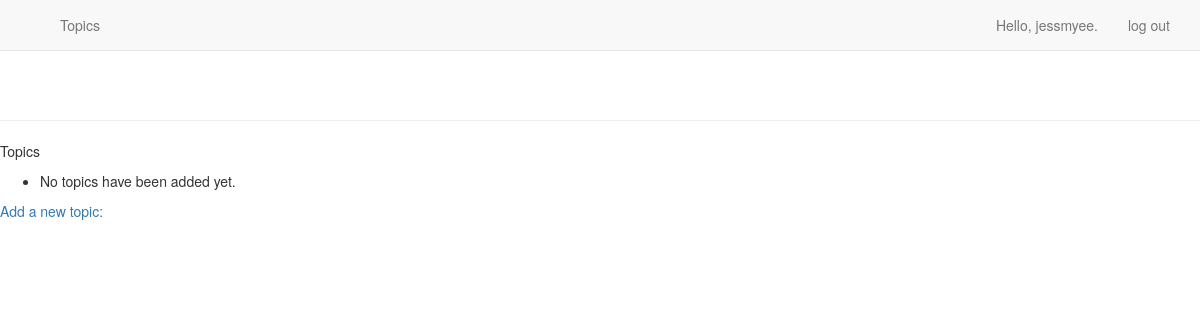
The app's page /topics/ (signed in), older data.
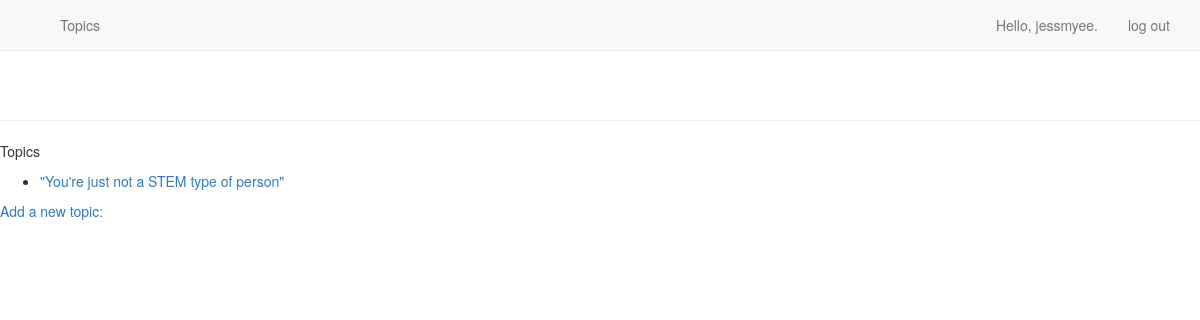
The same page, newer data.
### app_logs/models.py (models this page shows)
class Topic(models.Model):
    text = models.CharField(max_length=200)
    date_added = models.DateTimeField(auto_now_add=True)
    owner = models.ForeignKey(User, on_delete=models.CASCADE)
    def __str__(self):
        return self.text

### app_logs/views.py (the view)
# urls.py: path('topics/', views.topics, name='topics'),
@login_required
def topics(request):
    topics = Topic.objects.filter(owner=request.user).order_by('date_added')
    context = {'topics': topics}
    return render(request, 'app_logs/topics.html', context)

### app_logs/templates/app_logs/topics.html
{% extends "app_logs/base.html" %}
{% block content %}
    <p>Topics</p>
    <ul>
        {% for topic in topics %}
            <li>
                <a href="{% url 'app_logs:topic' topic.id %}"> {{ topic }}</a>
            </li>
        {% empty %}
            <li>No topics have been added yet.</li>
        {% endfor %}
    </ul>
    <a href= "{% url 'app_logs:new_topic' %}">Add a new topic:</a>
{% endblock content %}

### app_logs/templates/app_logs/base.html (shortened to what this page needs)
{% load bootstrap3 %}
<!DOCTYPE html>
<html lang="en">
    <head>
        {% bootstrap_css %}
    </head>
    <body>
        <nav class="navbar navbar-default navbar-static-top">
            <div class="container">
                <div class="navbar-header">
                    <a class="navbar-brand" href="{% url 'app_logs:index' %}">
                    </a>
                </div>
                <div id="navbar" class="navbar-collapse collapse">
                    <ul class="nav navbar-nav">
                        <li><a href="{% url 'app_logs:topics' %}">Topics</a></li>
                    </ul>
                    <ul class="nav navbar-nav navbar-right">
                        {% if user.is_authenticated %}
                            <li><a>Hello, {{ user.username }}.</a></li>
                            <li><a href="{% url 'app_users:logout' %}">log out</a></li>
                        {% else %}
                            <li><a href="{% url 'app_users:register' %}">register</a></li>
                            <li><a href="{% url 'app_users:login' %}">log in</a></li>
                        {% endif %}
                    </ul>
                </div>
            </div>
        </nav>
            <div class="page-header">
            </div>
            <div>
                {% block content %}{% endblock content %}
            </div>
    </body>
</html>

Row changes from the older to the newer data that the page shows:
added Topic: text "\"You're just not a STEM type of person\""
Text that changed along with them:
text no longer shown: "No topics have been added yet."
